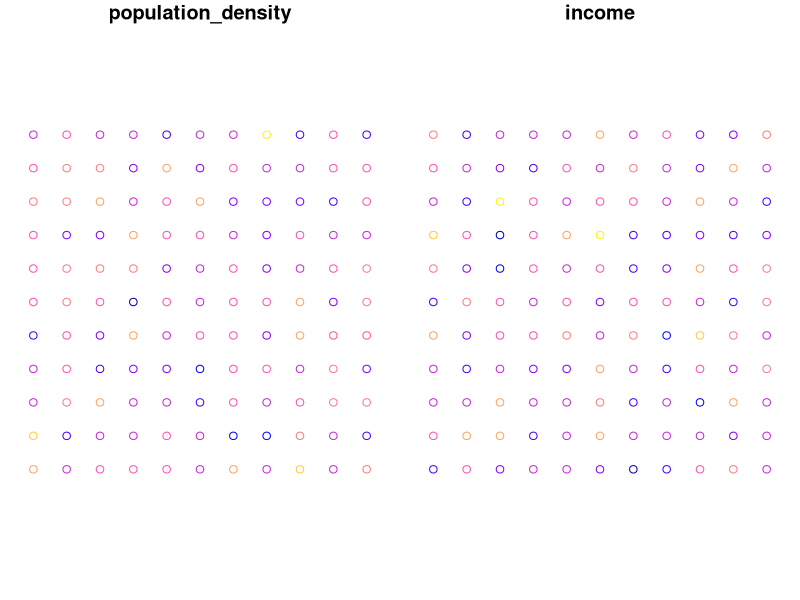
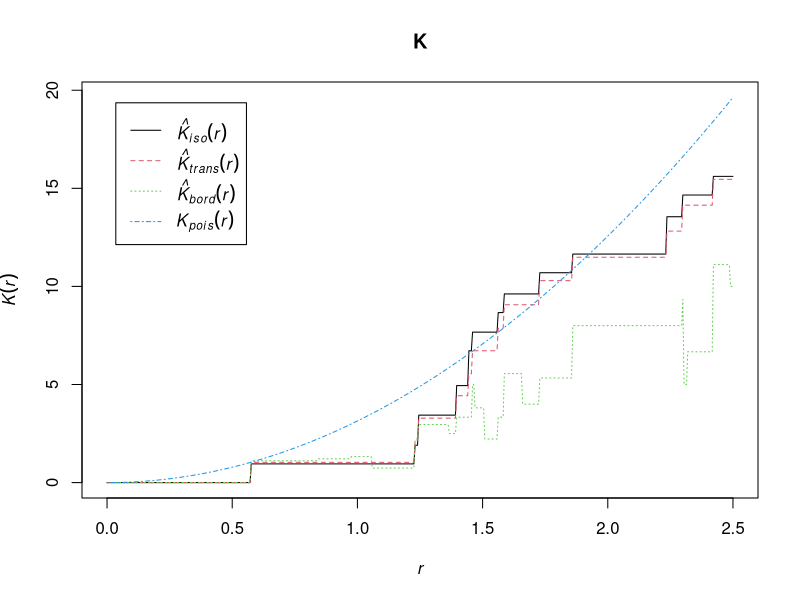
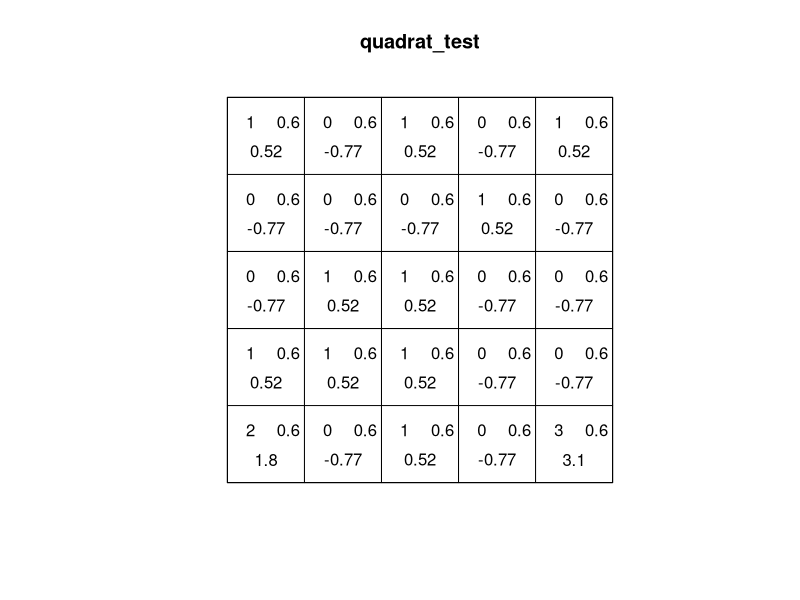
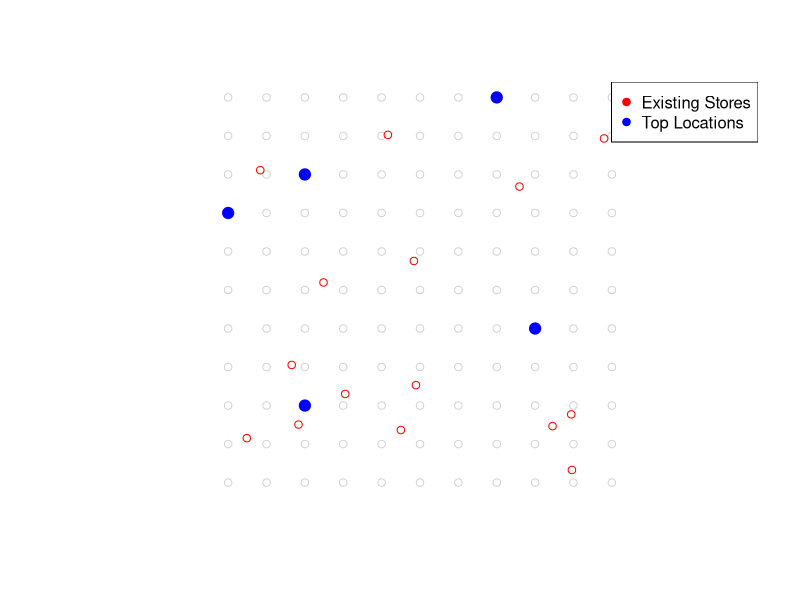

These charts were generated, in order, by the following R code:
## ---- chunk 1
## Install required packages if not already installed
#install.packages(c("sf", "raster", "spatstat", "dplyr"))

## Load libraries
library(sf)
library(raster)
library(spatstat)
library(dplyr)
library(ape)
## ---- chunk 2
set.seed(42) # For reproducibility

# Create a simple grid of points representing potential store locations
locations <- expand.grid(x = seq(0, 10, by = 1), y = seq(0, 10, by = 1))

# Convert to sf object
locations_sf <- st_as_sf(locations, coords = c("x", "y"), crs = 4326)

# Generate random population density and income data
locations_sf$population_density <- rnorm(nrow(locations_sf), mean = 1000, sd = 300)
locations_sf$income <- rnorm(nrow(locations_sf), mean = 50000, sd = 10000)

# Plot the data
plot(locations_sf)
## ---- chunk 3
# Calculate spatial weights matrix using inverse distance
coords <- st_coordinates(locations_sf)
dist_matrix <- as.matrix(dist(coords))
inv_dist_matrix <- 1 / dist_matrix
diag(inv_dist_matrix) <- 0

# Calculate Moran's I for population density
moran_population <- Moran.I(locations_sf$population_density, inv_dist_matrix)
print(moran_population)

# Calculate Moran's I for income
moran_income <- Moran.I(locations_sf$income, inv_dist_matrix)
print(moran_income)
## ---- chunk 4
# Generate random existing store locations
n_stores <- 15
existing_stores <- data.frame(x = runif(n_stores, 0, 10), y = runif(n_stores, 0, 10))
existing_stores_sf <- st_as_sf(existing_stores, coords = c("x", "y"), crs = 4326)

# Convert to ppp object for spatstat analysis
store_ppp <- as.ppp(st_coordinates(existing_stores_sf), W = owin(c(0, 10), c(0, 10)))

# Perform Ripley's K analysis
K <- Kest(store_ppp)
plot(K)

# Perform Quadrat test for spatial uniformity
quadrat_test <- quadrat.test(store_ppp, nx = 5, ny = 5)
print(quadrat_test)
plot(quadrat_test)
## ---- chunk 5
# Define a simple scoring system: higher population density and income is better
locations_sf$score <- scale(locations_sf$population_density) + scale(locations_sf$income)

# Select top 5 locations based on the score
top_locations <- locations_sf %>% 
  arrange(desc(score)) %>% 
  slice(1:5)

# Plot the top locations
plot(st_geometry(locations_sf), col = "lightgrey")
plot(st_geometry(existing_stores_sf), col = "red", add = TRUE)
plot(st_geometry(top_locations), col = "blue", pch = 19, cex = 1.5, add = TRUE)
legend("topright", legend = c("Existing Stores", "Top Locations"), col = c("red", "blue"), pch = 19)
